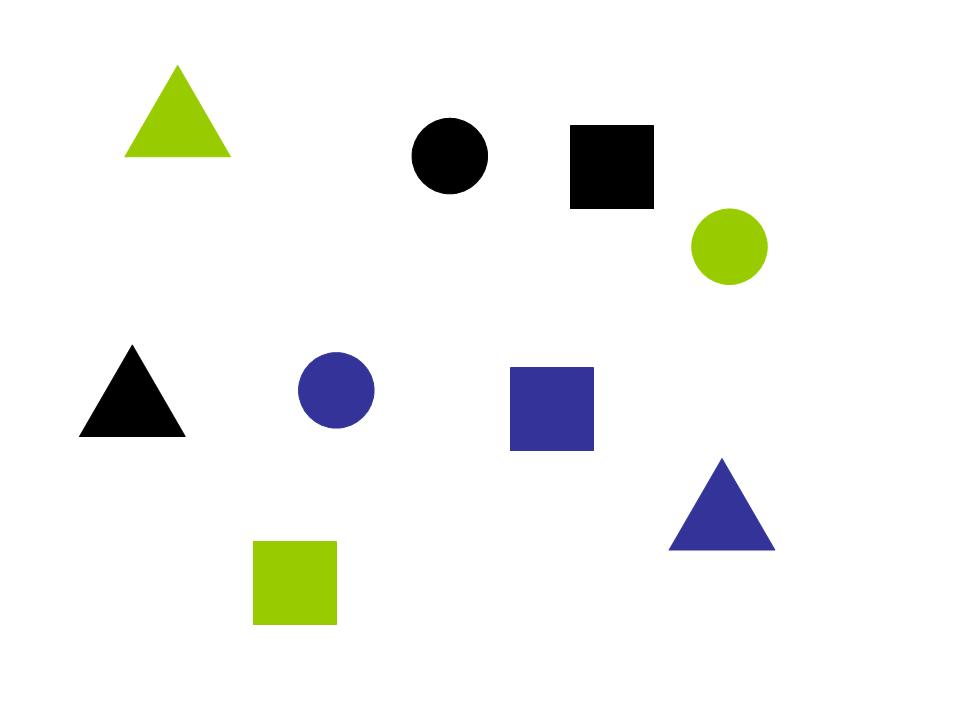
#> input picture figuras.jpg, 960 x 720 px
$ jupyter execute Color_classifier.ipynb   (shell and % lines are left out)
#> lines starting #> are read from the running program, lines starting #| are printed output that depends on the picture; after the words box and inside, x2 and y2 are one past the last pixel; in counts of white or black regions, pixels touching at a corner belong together; long printed decimals are rounded
<a href="https://colab.research.google.com/github/Edrasen/Advanced_Neuronal_Networks/blob/main/Color_classifier.ipynb" target="_parent"></a>

Importamos las librerias a utilizar

[cell 1]
import numpy as np
import matplotlib.pyplot as plt
import matplotlib.image as mpimg
from PIL import Image,ImageOps
import os
import math
import json
from io import StringIO
import skimage as ski
from skimage import data, io, filters, feature, segmentation, morphology, color
from sklearn.neural_network import MLPClassifier
from sklearn.metrics import accuracy_score, classification_report, confusion_matrix
from skimage.feature import corner_harris, corner_subpix, corner_peaks

# Procesamiento de la imagen

[cell 2]
%cd Advanced_Neuronal_Networks/

[cell 3]
figuras = os.path.join("figuras.jpg")
foto = os.path.join("foto.jpg")

[cell 4]
fig = Image.open(figuras).convert('L')
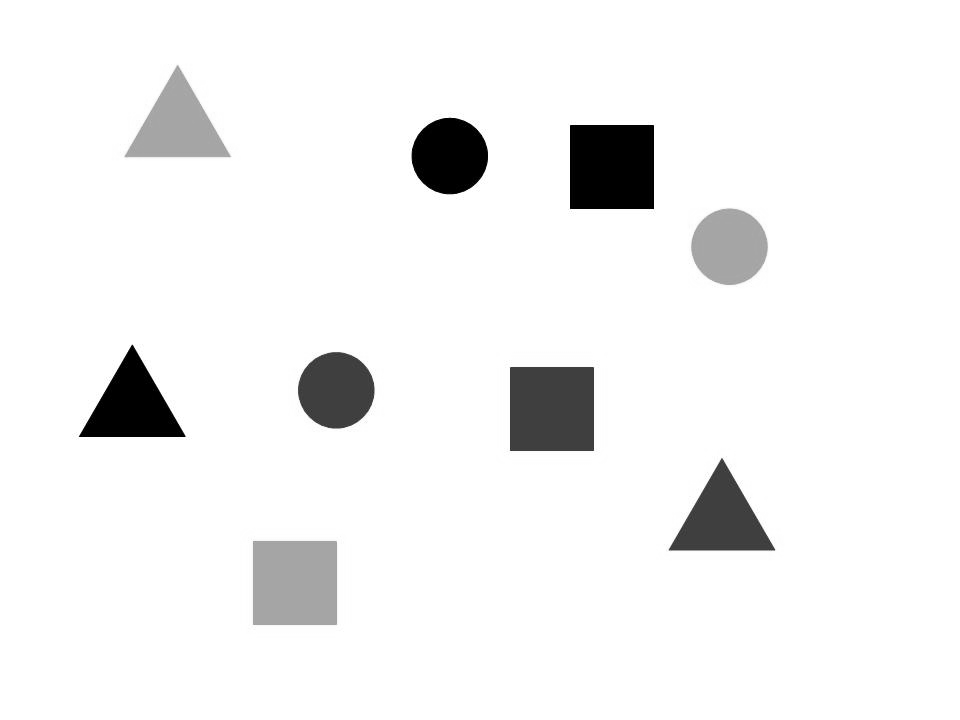
#> fig: PIL image 960x720 L; min 0, max 255, mean 242.1
fot = Image.open(foto).convert('L')
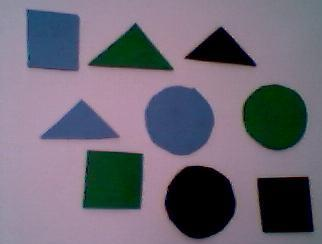
#> input picture foto.jpg, 322 x 244 px
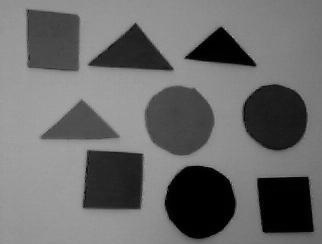
#> fot: PIL image 322x244 L; min 0, max 172, mean 107.5

[cell 5]
m_figurs = np.array(fig)
m_foto = np.array(fot)

[cell 6]
print(m_figurs.shape)
#| (720, 960)
print(m_foto.shape)
#| (244, 322)

[cell 7]
my_foto = Image.open(foto)
#> my_foto is the input picture: PIL image 322x244 RGB; mean R, G, B 109.7, 104.5, 117.4
my_foto

[cell 8]
nfoto = ski.util.invert(m_foto)
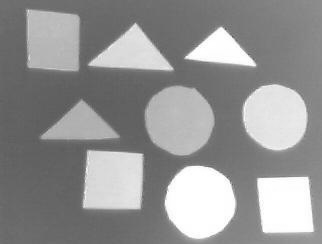
#> nfoto: shape (244, 322); min 83, max 255, mean 147.5
plt.imshow(nfoto, cmap='CMRmap_r')

[cell 9]
thresh = filters.threshold_otsu(nfoto)
#> thresh = 166
umbral_foto = morphology.opening(nfoto > thresh, morphology.square(1))
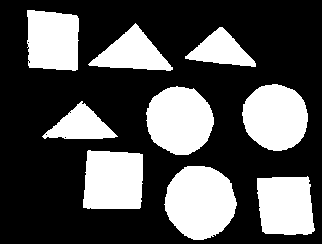
#> umbral_foto: shape (244, 322) bool; 32.1% white; 9 white regions
plt.imshow(umbral_foto)

[cell 10]
label_image=ski.measure.label(umbral_foto)
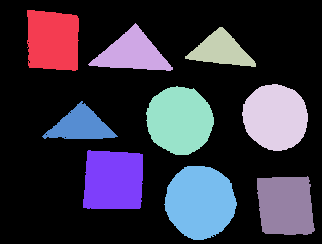
#> label_image: shape (244, 322) int32; 10 distinct labels, from 0 to 9; one colour per label, 0 black
plt.imshow(label_image)

[cell 11]
regions = ski.measure.regionprops(label_image)
#> regions = 9 regions; largest, box (x1, y1, x2, y2) and area: (164, 166, 237, 240) 4097, (146, 86, 214, 155) 3584, (242, 84, 308, 151) 3428, (83, 150, 143, 209) 3270, (257, 176, 315, 235) 2993

[cell 12]
coordinates = []
for region in regions:
  coordinates.append(region['bbox'])
#> this loop made 9 passes
#> after the loop, coordinates = [(10, 27, 71, 79), (23, 88, 71, 173), (27, 185, 67, 256), (84, 242, 151, 308), (86, 146, 155, 214), (101, 42, 139, 118), (150, 83, 209, 143), (166, 164, 240, 237), (176, 257, 235, 315)]

[cell 13]
print(coordinates)
#| [(10, 27, 71, 79), (23, 88, 71, 173), (27, 185, 67, 256), (84, 242, 151, 308), (86, 146, 155, 214), (101, 42, 139, 118), (150, 83, 209, 143), (166, 164, 240, 237), (176, 257, 235, 315)]

[cell 14]
def get_medium(coords): #auxiliar funtion to get center coordinate in each figure
  medy = (coords[0] + coords[2])/2
  medx = (coords[1] + coords[3])/2
  return int(medx),int(medy)

[cell 15]
mediums = []
for i in range (0,9):
  med = get_medium(coordinates[i])
  mediums.append(med)
#> this loop made 9 passes
#> med on passes 1 to 9: (53, 40), (130, 47), (220, 47), (275, 117), (180, 120), (80, 120), (113, 179), (200, 203), (286, 205)
#> after the loop, mediums = [(53, 40), (130, 47), (220, 47), (275, 117), (180, 120), (80, 120), (113, 179), (200, 203), (286, 205)]

[cell 16]
print(mediums)
#| [(53, 40), (130, 47), (220, 47), (275, 117), (180, 120), (80, 120), (113, 179), (200, 203), (286, 205)]

[cell 17]
#getting cetral coordinate of each figure
plt.figure()
plt.imshow(my_foto)
for med in mediums:
  print(med)
  plt.scatter(med[0],med[1])
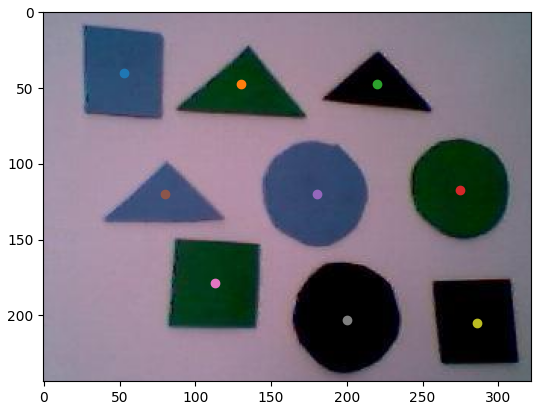
#> figure drawn by matplotlib, 1 panel

[cell 18]
arr_foto = np.array(my_foto)
arr_foto = ImageOps.solarize(my_foto)
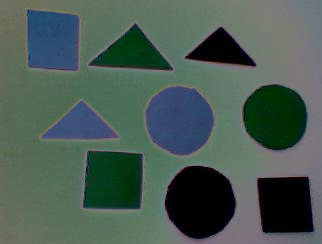
#> arr_foto: PIL image 322x244 RGB; mean R, G, B 74.8, 92.2, 84.3
arr_foto = np.array(arr_foto)

# Preparando los datos

Azul = [0,0,1]

Verde = [0,1,0]

Negro = [1,0,0]

[cell 19]
def Lector_de_imagenes(Train_dir,jsonfile):
    Train_data=[]
    Tags=[]
    with open(jsonfile) as data_file:
         etiquetas = json.load(data_file)
    for img in os.listdir(Train_dir):
        try :
            #print(img)
            imgtag=etiquetas[img]
            #print(imgtag)
            Tags.append(imgtag)
        except :
            print("Tag error: "+img)
        try :
            imgpath=os.path.join(Train_dir,img)
            img = Image.open(imgpath)
            Train_data.append(np.array(img)[:,:,0:3][100,100])
        except :
            print("file error: "+img)
        #np.save(file+".npy",Train_data)
    return np.array(Train_data),Tags

[cell 20]
def Lector_de_imagenes_testing(jsonfile):
    Train_data=[] #Arreglo de datos
    Tags=[] #Arreglo de etiquetas

    #img = Image.open("foto.jpg")

    with open(jsonfile) as data_file: #Abrir el archivo Jason
         etiquetas = json.load(data_file) #Guardar la lista del archivo jason en un arreglo
         print(etiquetas)
    #Tomamos cada bbox y momento de hu de cada objeto
    for med in mediums:
        try:
            imgtag=etiquetas[format(med)]
            Tags.append(imgtag)
        except:
            print("Tag error: "+format(med))
        try:
            color = arr_foto[:,:,0:3][med[1],med[0]]
            Train_data.append(arr_foto[:,:,0:3][med[1],med[0]])
        except:
            print("Tag error: "+format(med))
    print(Tags)
    return np.array(Train_data),Tags

[cell 21]
X_train, y_train = Lector_de_imagenes("colores/Train", "Train_color.json")
#> (reads Train_color.json from the repository)
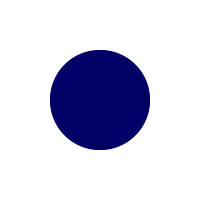
#> input picture colores/Train/fig1.png, 200 x 200 px
#> in Lector_de_imagenes, img is the input picture: PIL image 200x200 RGBA; mean R, G, B, A 204.6, 204.6, 224.8, 255
#> X_train = [[0, 0, 102], [151, 220, 143], [27, 252, 105]]; y_train = [[0, 0, 1], [0, 1, 0], [0, 1, 0]]

[cell 22]
y_train
#> Out = [[0, 0, 1], [0, 1, 0], [0, 1, 0]]

[cell 23]
#print(arr_foto[180,120])

[cell 24]
X_test, y_test = Lector_de_imagenes_testing("Test_color.json")
#> (reads Test_color.json from the repository)
#> the loop in Lector_de_imagenes_testing, `for med in mediums:` made 9 passes
#> (med, imgtag, color) on passes 1 to 9: ((53, 40), [0, 0, 1], [43, 77, 114]), ((130, 47), [0, 1, 0], [0, 58, 14]), ((220, 47), [1, 0, 0], [2, 1, 0]), ((275, 117), [0, 1, 0], [0, 39, 3]), ((180, 120), [0, 0, 1], [51, 70, 110]), ((80, 120), [0, 0, 1], [63, 78, 121]), ((113, 179), [0, 1, 0], [0, 57, 16]), ((200, 203), [1, 0, 0], [0, 0, 0]), ((286, 205), [1, 0, 0], [0, 0, 0])
#> after the loop in Lector_de_imagenes_testing, `for med in mediums:`: Tags = [[0, 0, 1], [0, 1, 0], [1, 0, 0], [0, 1, 0], [0, 0, 1], [0, 0, 1], [0, 1, 0], [1, 0, 0], [1, 0, 0]]; Train_data = [[43, 77, 114], [0, 58, 14], [2, 1, 0], [0, 39, 3], [51, 70, 110], [63, 78, 121], [0, 57, 16], [0, 0, 0], [0, 0, 0]]
#| [[0, 0, 1], [0, 1, 0], [1, 0, 0], [0, 1, 0], [0, 0, 1], [0, 0, 1], [0, 1, 0], [1, 0, 0], [1, 0, 0]]
#> X_test has the same summary as Train_data in Lector_de_imagenes_testing; y_test has the same summary as Tags in Lector_de_imagenes_testing

[cell 25]
X_test
#> Out has the same summary as Train_data in Lector_de_imagenes_testing

# Ajustar parámetros del modelo

[cell 26]
clfcolor = MLPClassifier(solver='lbfgs', alpha=1e-6,
                  hidden_layer_sizes=(10, 3))

[cell 27]
clfcolor.fit(X_train,y_train)

[cell 28]
pred = clfcolor.predict(X_test)
#> pred = [[0, 1, 0], [0, 1, 0], [0, 1, 0], [0, 1, 0], [0, 1, 0], [0, 1, 0], [0, 1, 0], [0, 1, 0], [0, 1, 0]]

# Evaluar el modelo

[cell 29]
def ClassDetector(onehot):
  output=[]
  for case in onehot:
    output.append(np.argmax(case))
  return output

[cell 30]
predclass = ClassDetector(pred)
#> the loop in ClassDetector, `for case in onehot:` made 9 passes
#> after the loop in ClassDetector, `for case in onehot:`: output = [1, 1, 1, 1, 1, 1, 1, 1, 1]
#> predclass = [1, 1, 1, 1, 1, 1, 1, 1, 1]
yclass = ClassDetector(y_test)
#> the loop in ClassDetector (call 2), `for case in onehot:` made 9 passes
#> yclass = [2, 1, 0, 1, 2, 2, 1, 0, 0]
print(yclass)
#| [2, 1, 0, 1, 2, 2, 1, 0, 0]
print(predclass)
#| [1, 1, 1, 1, 1, 1, 1, 1, 1]

[cell 31]
print(accuracy_score(predclass,yclass))
#| 0.3333

[cell 32]
print(confusion_matrix(predclass,yclass))
#| [[0 0 0]
#|  [3 3 3]
#|  [0 0 0]]
